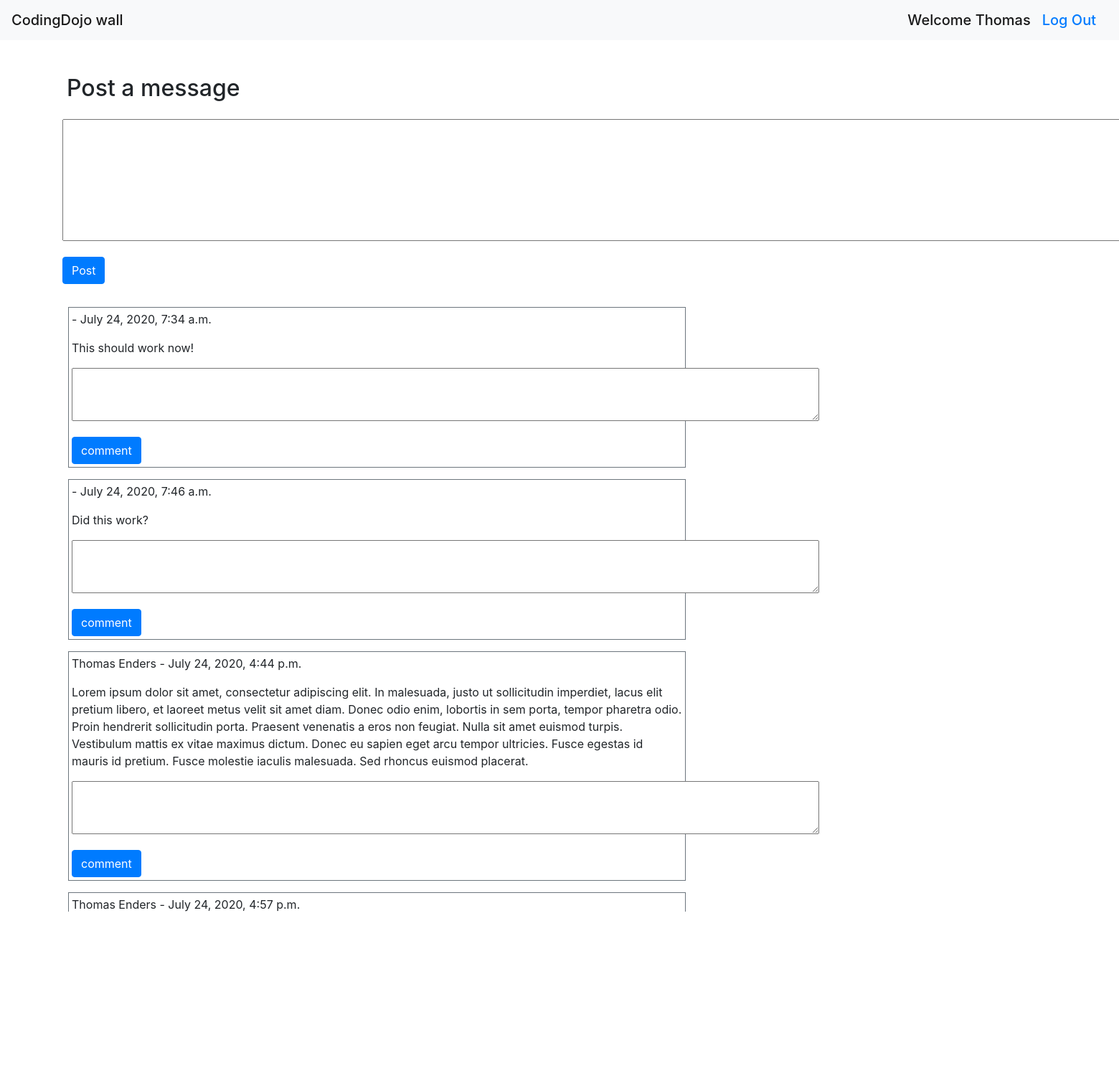
/wall/ (signed in), run on the app's committed database.
### login/models.py (models this page shows)
class User(models.Model):
    first_name = models.CharField(max_length=255)
    last_name = models.CharField(max_length=255)
    email = models.CharField(max_length=255)
    birthday = models.DateField(auto_now_add=False,auto_now=False)
    password = models.CharField(max_length=255)
    objects = UserManager()

### dashboard/models.py (models this page shows)
class Messages(models.Model):
    message = models.TextField()
    poster = models.ForeignKey(User, related_name="posted_messages", on_delete = models.CASCADE,null=True)
    created_at = models.DateTimeField(auto_now_add=True)
    updated_at = models.DateTimeField(auto_now=True)

### dashboard/views.py (the view)
# urls.py: path('', views.wall),
def wall(request):
    if not 'user_id' in request.session:
        return redirect('/')
    else:
        context = {
            'user': User.objects.get(id=request.session['user_id']),
            'messages': Messages.objects.all(),
        }
    return render(request, 'dashboard/wall.html', context)

### dashboard/templates/dashboard/wall.html (shortened to what this page needs)
<!DOCTYPE html>
<html lang="en">
<head>
    <link rel="stylesheet" href="https://stackpath.bootstrapcdn.com/bootstrap/4.3.1/css/bootstrap.min.css">
    {% load static %}
    <link rel="stylesheet" href="{% static 'dashboard/wall.css' %}">
</head>
<body>
    <nav class="navbar navbar-light bg-light">
        <span class="navbar-brand mb-0 h1">CodingDojo wall</span>
        <span class="navbar-brand mb-0 ml-auto h1">Welcome {{ user.first_name }}</span>
        <span class="navbar-brand mb-0 h1"><a href="/logout">Log Out</a></span>
    </nav>
    <div class="container-fluid m-5">
        <h2>Post a message</h2>
        <div class="row m-4">
            <form action="/wall/create" method="post">
                <div class="form-group">
                    <textarea name="message" id="message" cols="175" rows="7"></textarea>
                </div>
                <div class="text-left">
                    <button type="submit" class="btn btn-primary">Post</button>
                </div>
            </form>
        </div>
        <div id="post" class="row w-75 m-4">
            {% for post in messages %}
            <div class="border border-secondary m-2 p-1 w-75">
                <blockquote>{{ post.poster.first_name }} {{ post.poster.last_name }} - {{ post.created_at }}</blockquote>
                <blockquote>{{ post.message }}</blockquote>
                <form action="/wall/comment/create/{{post.id}}" method="post">
                    <div class="form-group">
                        <textarea name="comment" id="comment" cols="100" rows="3"></textarea>
                    </div>
                    <div class="text-left">
                        <button type="submit" class="btn btn-primary">comment</button>
                    </div>
                </form>
            </div>
            {% endfor %}
        </div>
    </div>
</body >
</html>

### dashboard/static/dashboard/wall.css (style rules this page uses)
* { margin: 0px; padding: 0px; }
h2 { margin: 30px 0px 0px 30px; }

### data on the page
User: first_name "Thomas"
Messages: created_at "July 24, 2020, 7:34 a.m.", message "This should work now!"
Messages: created_at "July 24, 2020, 7:46 a.m.", message "Did this work?"
Messages: poster.first_name "Thomas", poster.last_name "Enders", created_at "July 24, 2020, 4:44 p.m.", message "Lorem ipsum dolor sit amet, consectetur adipiscing elit. In malesuada, justo ut sollicitudin imperdiet, lacus elit pretium libero, et laoreet metus velit sit amet diam. Donec odio enim, lobortis in sem porta, tempor pharetra odio. Proin hendrerit sollicitudin porta. Praesent venenatis a eros non feugiat. Nulla sit amet euismod turpis. Vestibulum mattis ex vitae maximus dictum. Donec eu sapien eget arcu tempor ultricies. Fusce egestas id mauris id pretium. Fusce molestie iaculis malesuada. Sed rhoncus euismod placerat."
Messages: poster.first_name "Thomas", poster.last_name "Enders", created_at "July 24, 2020, 4:57 p.m."
